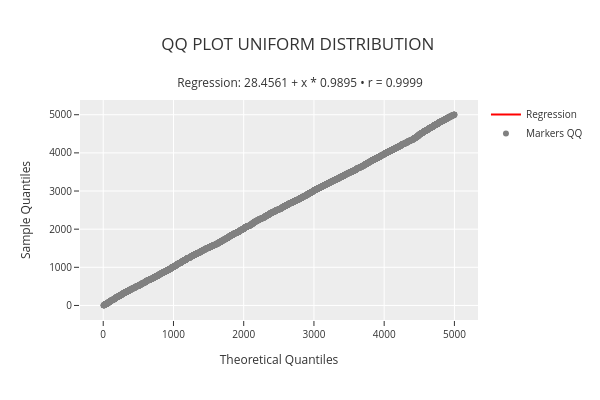

The cell this chart's notebook holds for it:
### Code cell
# Con línea de regresión de ajuste
phi.qq_plot_regression("uniform")

### Figure 1 — Plotly figure (JSON) as saved in the notebook; plotly's stock layout.template omitted (floating-point values rounded to 4 significant figures; data arrays with more than 128 entries replaced by an {"elided": "..."} marker saying what was removed)
{"data": [{"line": {"color": "rgba(255,0,0,1)", "width": 2}, "mode": "lines", "name": "Regression", "type": "scatter", "x": {"elided": "5389 float values"}, "y": {"elided": "5389 float values"}}, {"marker": {"color": "rgba(128,128,128,1)", "size": 6}, "mode": "markers", "name": "Markers QQ", "type": "scatter", "x": {"elided": "5389 float values"}, "y": {"elided": "5389 float values"}}], "layout": {"height": 400, "legend": {"font": {"size": 10}, "orientation": "v", "title": {"font": {"size": 10}}, "xanchor": "left", "y": 1, "yanchor": "auto"}, "title": {"text": "QQ PLOT UNIFORM DISTRIBUTION <br><br><sup>Regression: 28.4561 + x * 0.9895 • r = 0.9999</sup>"}, "width": 600, "xaxis": {"tickfont": {"size": 10}, "title": {"font": {"size": 12}, "text": "Theoretical Quantiles"}}, "yaxis": {"tickfont": {"size": 10}, "title": {"font": {"size": 12}, "text": "Sample Quantiles"}}}}
